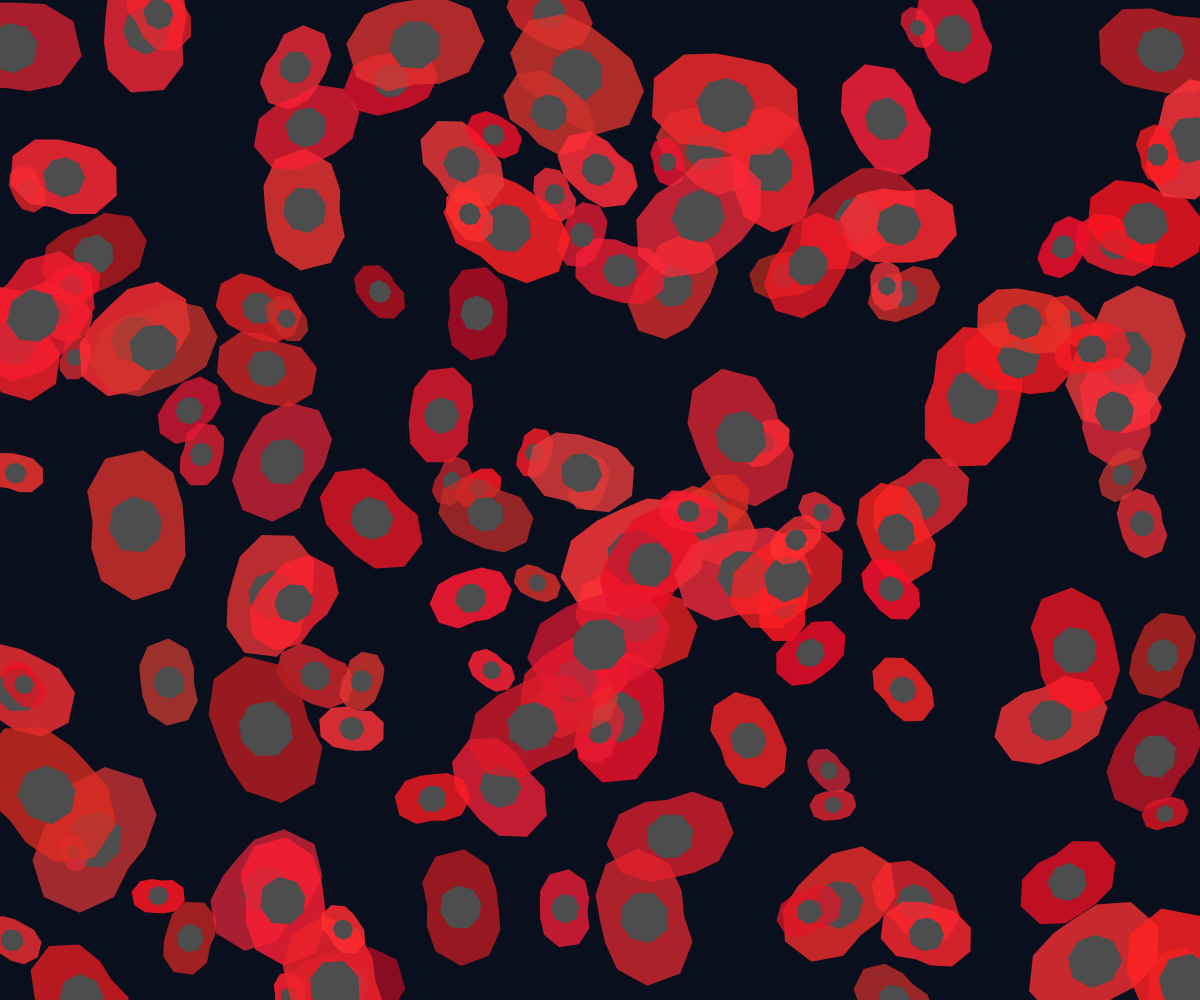
Frame 1 (no input)
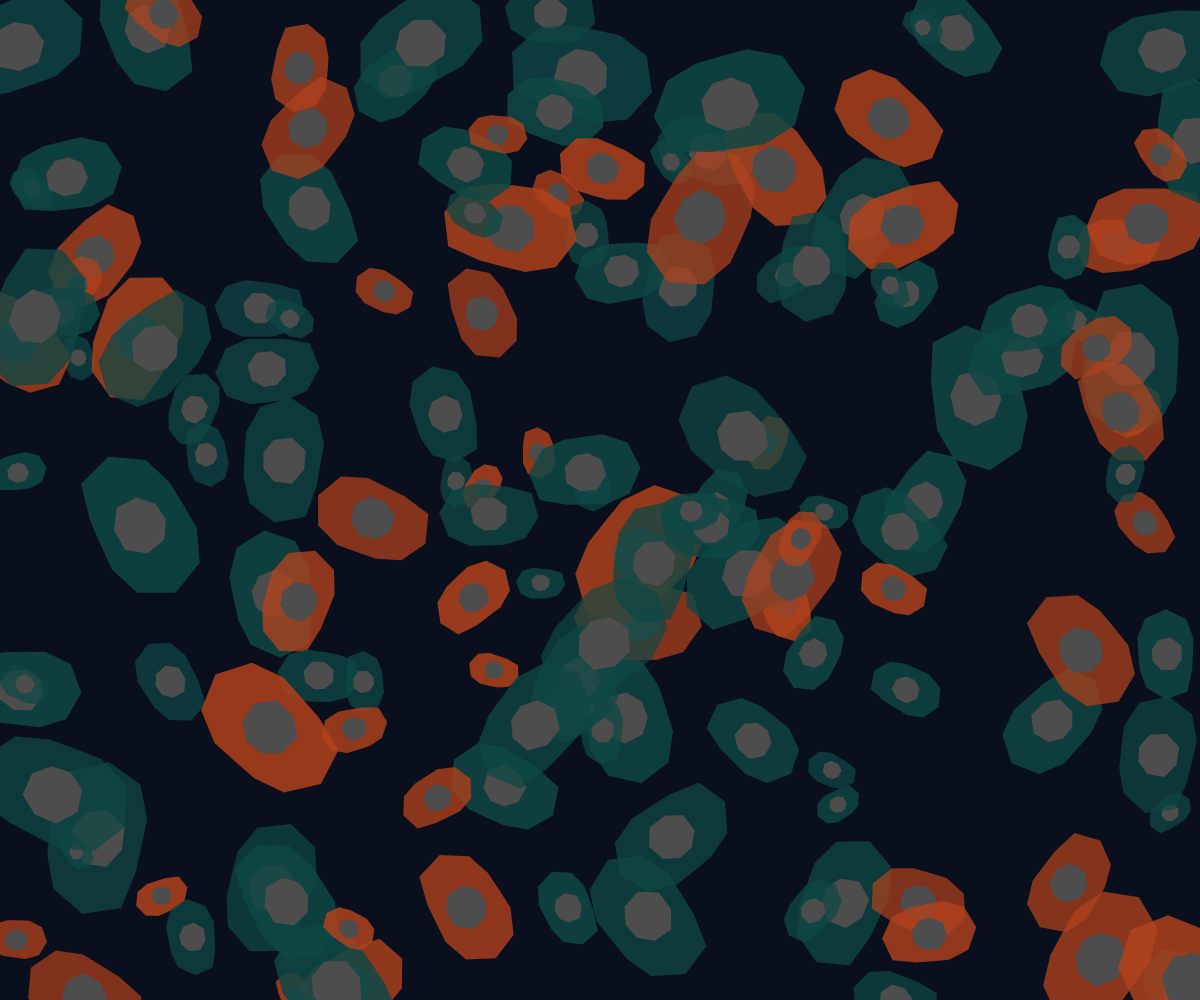
Frame 60 (no input)
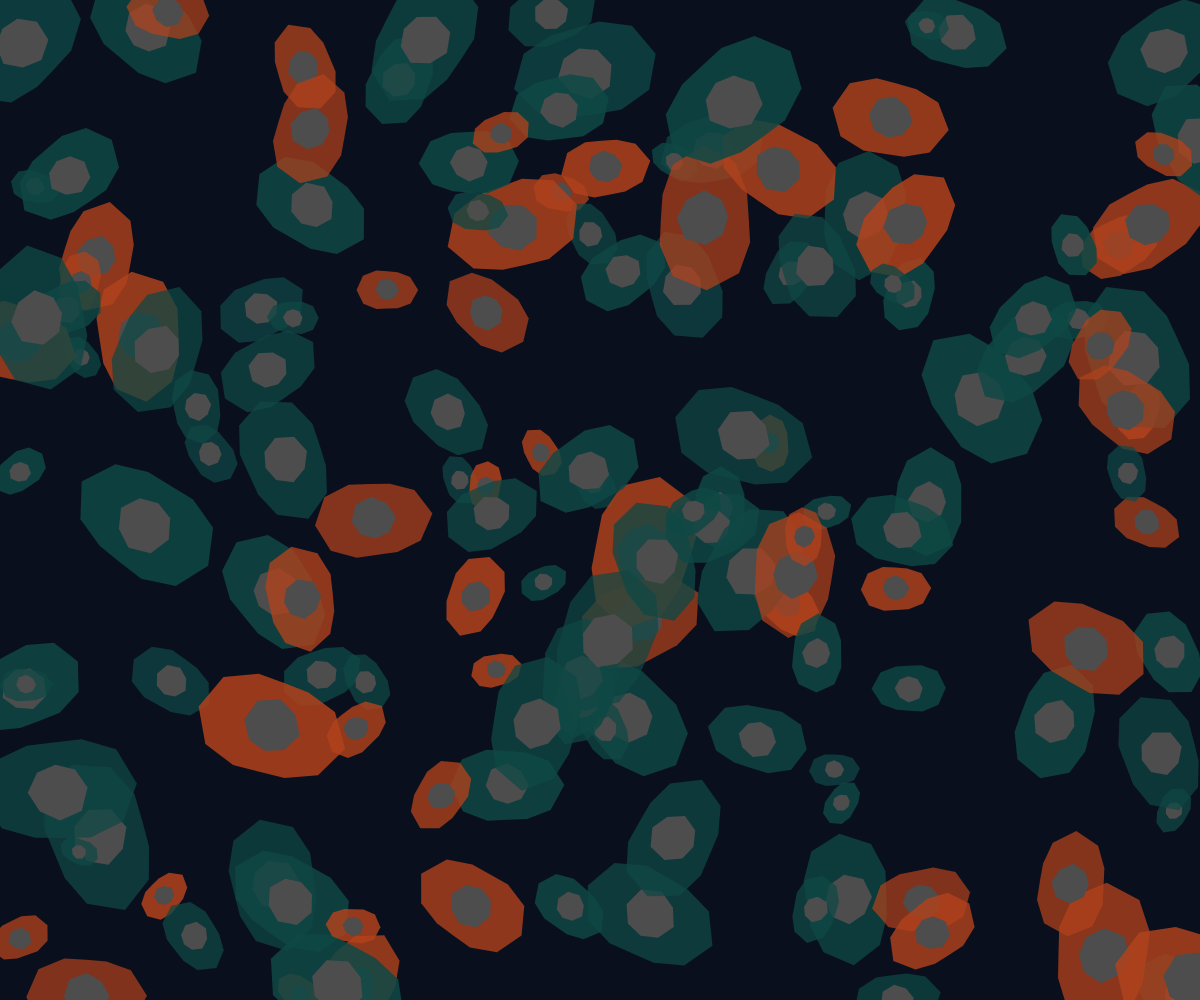
Frame 120 (the mouse pressed at the canvas centre since frame 60)

The p5.js sketch that drew these frames (run headless with seeded random() and noise() and a simulated clock; from frame 60 on, the mouse is pressed at the canvas centre):

// p5.js sketch
// ── sketch.js
let shapes = [];
let time = 0;

function setup() {
  createCanvas(windowWidth, windowHeight);
  noStroke();
  
  // Create a grid of interlocking organic shapes
  for (let i = 0; i < 150; i++) {
    shapes.push({
      x: random(width),
      y: random(height),
      size: random(20, 80),
      color: color(
        random(30, 100), // R
        random(40, 90),  // G
        random(80, 150), // B
        random(180, 220)
      ),
      speed: random(0.001, 0.005),
      angle: random(TWO_PI),
      sway: random(0.5, 2.0)
    });
  }
}

function draw() {
  background(10, 15, 30);
  
  time += 0.005;
  
  // Draw interwoven layers
  for (let i = 0; i < shapes.length; i++) {
    let s = shapes[i];
    
    // Slowly shift color hue over time
    let h = hue(s.color);
    let newHue = (h + sin(time * s.speed) * 2) % 360;
    s.color = color(newHue, saturation(s.color), brightness(s.color), alpha(s.color));
    
    // Animate position and rotation
    let x = s.x + sin(time * s.sway) * 10;
    let y = s.y + cos(time * s.sway * 0.7) * 10;
    let angle = s.angle + sin(time * s.speed * 0.5) * 0.02;
    
    push();
    translate(x, y);
    rotate(angle);
    
    // Draw organic shape with depth
    fill(s.color);
    drawOrganicShape(s.size);
    
    pop();
  }
}

function drawOrganicShape(size) {
  // Create a multi-layered organic form that suggests interwoven threads
  beginShape();
  for (let i = 0; i < 12; i++) {
    let angle = map(i, 0, 12, 0, TWO_PI);
    let r = size * (0.8 + 0.2 * sin(time * 3 + i));
    let x = r * cos(angle);
    let y = r * sin(angle);
    vertex(x, y);
  }
  endShape(CLOSE);
  
  // Inner layer with different color
  fill(lerpColor(color(255), color(0), 0.7));
  beginShape();
  for (let i = 0; i < 8; i++) {
    let angle = map(i, 0, 8, 0, TWO_PI);
    let r = size * 0.4 * (0.9 + 0.1 * cos(time * 2 + i));
    let x = r * cos(angle);
    let y = r * sin(angle);
    vertex(x, y);
  }
  endShape(CLOSE);
}

function windowResized() {
  resizeCanvas(windowWidth, windowHeight);
}
